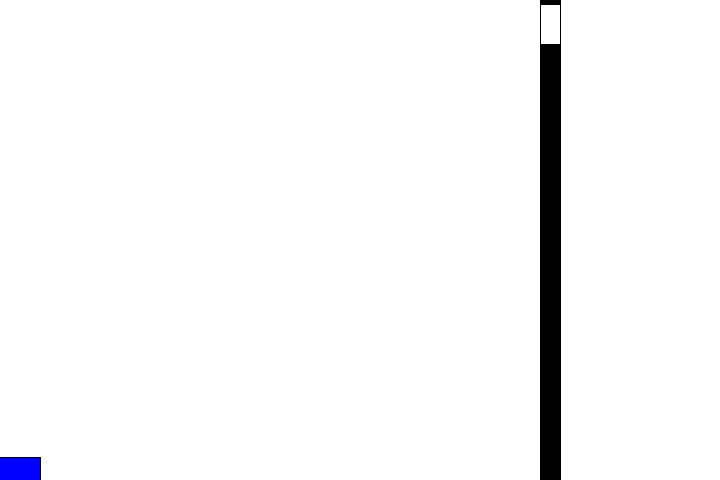
Frame 1 (no input)
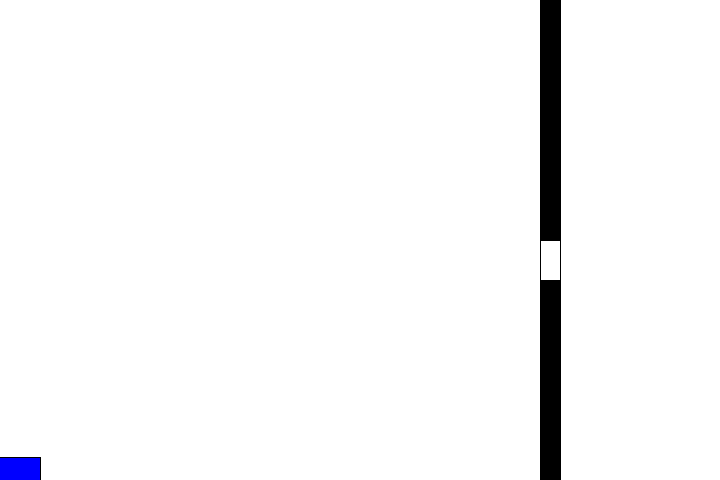
Frame 60 (the mouse pressed at the canvas centre just before this capture)
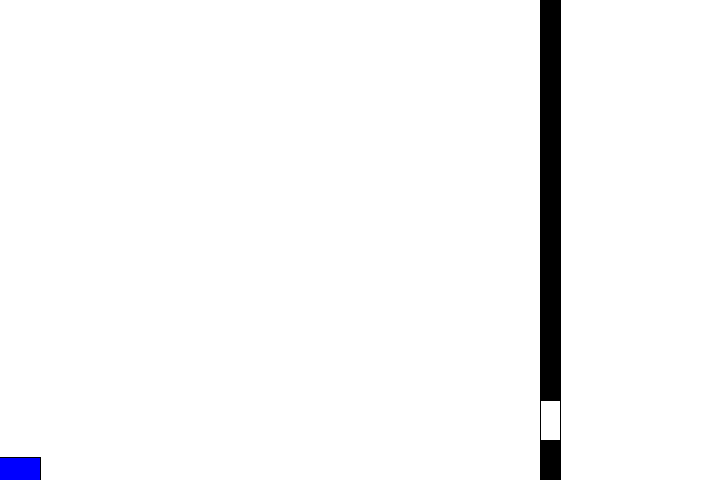
Frame 120 (the mouse held since frame 60 and released just before this capture)

The Processing sketch that drew these frames (run headless with seeded random() and noise(); from frame 60 on, the mouse is pressed at the canvas centre):

// Processing sketch: P3_1
// ── P3_1.pde
//Window size and refresh rate
int wide = 720;            // width of the window, in pixels 
int high = 480;            // height of the window, in pixels
int fps = 30;              // refresh frame rate

//Size and position of the wall; size, position and motion of the gap in the wall
int wallX = 3 * wide / 4;  // position of the wall on the X axis
int wallW = 20;            // width of the wall
int gapY = 0;              // (initial) position of the gap on the Y axis
int gapH = 40;             // height of the gap
int gapVY = high / 4;      // velocity of the gap

//Orientation and velocity of the cannon
float cannonTheta = 0;               // angle of the cannon, in radians
float cannonDeltaTheta = PI / 100.0; // change of angle per step
int cannonV = 0;                     // velocity of the ball as it leaves the cannon
int cannonMaxV = 1500;               // maximum velocity of the ball as it leaves the cannon
int cannonDeltaV = 30;               // change of velocity per step

//Variables for the animation of the cannonball
boolean shooting = false;         // toggle animation on/off
int substeps = 16;                 // number of substeps per rendering frame
float h = 1.0 / (fps * substeps); // time step of the animation
float ballX;                      // position of the ball on the X axis
float ballY;                      // position of the ball on the Y axis
float ballVX;                     // velocity of the ball on the X axis 
float ballVY;                     // velocity of the ball on the Y axis
float ballG = 1000;               // gravity constant, in pixels/sec^2

//Other integration methods
float ballXAnalytical, ballXExplicit, ballXMidpoint, ballXVerlet, ballXVerletOld;
float ballVXAnalytical, ballVXExplicit, ballVXMidpoint, ballVXVerlet;
float ballYAnalytical, ballYExplicit, ballYMidpoint, ballYVerlet, ballYVerletOld;
float ballVYAnalytical, ballVYExplicit, ballVYMidpoint, ballVYVerlet;
boolean firstStep = true;

/////////////////////////////////////////
// This function is called at initialization
/////////////////////////////////////////

void setup()
{
  size(720, 480);
  frameRate(fps);
}

/////////////////////////////////////////
// This function is called every time that the display is refreshed
/////////////////////////////////////////

void draw()
{
  background(255);

  //Update the gap
  gapY = gapY + int(gapVY / fps);
  if (gapY >= high - gapH)
  {
    gapY = high - gapH;
    gapVY = -gapVY;
  }
  else if (gapY <= 0)
  {
    gapY = 0;
    gapVY = -gapVY;
  }
  
  //Draw the wall and the gap
  fill(0);
  rect(wallX, 0, wallW, gapY);
  rect(wallX, gapY + gapH, wallW, high - gapH - gapY);
  fill(255);
  rect(wallX, gapY, wallW, gapH);
    
  //Update the cannon
  if (keyPressed)
  {
    if (key == CODED)
    {
      if (keyCode == UP)
      {
        cannonTheta = cannonTheta + cannonDeltaTheta;
        if (cannonTheta > PI/2)
        {
          cannonTheta = PI/2;
        }
      }
      else if (keyCode == DOWN)
      {
        cannonTheta = cannonTheta - cannonDeltaTheta;
        if (cannonTheta < 0)
        {
          cannonTheta = 0;
        }
      }
      else if (keyCode == LEFT)
      {
        cannonV = cannonV - cannonDeltaV;
        if (cannonV < 0)
        {
          cannonV = 0;
        }
      }
      else if (keyCode == RIGHT)
      {
        cannonV = cannonV + cannonDeltaV;
        if (cannonV > cannonMaxV)
        {
          cannonV = cannonMaxV;
        }
      }
    }
  }

  //Draw the cannon
  fill(255 * cannonV / cannonMaxV, 0, 255 * (cannonMaxV - cannonV) / cannonMaxV);
  pushMatrix();
  translate(0, high-7.5);
  rotate(-cannonTheta);
  rect(-40, -15, 80, 30);
  popMatrix();
  
  //Draw velocity
  fill(0, 0, 0);
  pushMatrix();
  translate(0, high-7.5); //para que el giro (mas desplazamiento) de ambos rectángulos vaya sincronizado y se toquen las bases.
  translate(cos(-cannonTheta)*40, -sin(cannonTheta)*40); // Coseno es la proyección sobre X, Seno la proyección sobre Y, habos quedan multiplicado por la hipotenusa que mide 40
  rotate(-cannonTheta);
  rect(0, -3.0, 80*cannonV/cannonMaxV, 5); //el offset local de 3 lo centra un poco más
  popMatrix();
  
  //Start animation of the cannonball
  if (keyPressed && shooting == false)
  {
    if (key == ENTER || key == RETURN)
    {
      shooting = true;
      
      //!!!!!!!!!!!!!!!!!!!!!!!!!!!!!!!
      //INITIALIZATION
      //!!!!!!!!!!!!!!!!!!!!!!!!!!!!!!!
      ballX = 0;
      ballY = high;
      ballVX = cannonV*cos(cannonTheta);
      ballVY = - cannonV*sin(cannonTheta);
      
      //ballXAnalytical = ballXExplicit = ballXMidpoint = ballXVerlet = ballX;
      //ballVXAnalytical = ballVXExplicit = ballVXMidpoint = ballVXVerlet = ballVX;
      //ballYAnalytical = ballYExplicit = ballYMidpoint = ballYVerlet = ballY;
      //ballVYAnalytical = ballVYExplicit = ballVYMidpoint = ballVYVerlet = ballVY;
      firstStep = true;
    } //<>//
  }
    
  //Animation
  if (shooting)
  {
    for (int i = 0; i < substeps; i++)
    {
      //!!!!!!!!!!!!!!!!!!!!!!!!!!!!!!!
      //NUMERICAL INTEGRATION
      //!!!!!!!!!!!!!!!!!!!!!!!!!!!!!!!
  //Euler simpléctico:
  ballVY += h*ballG;
  ballX += h*ballVX;
  ballY += h*ballVY;
  
  
      
      
      
    }

    //!!!!!!!!!!!!!!!!!!!!!!!!!!!!!!!
    //COLLISION DETECTION
    //!!!!!!!!!!!!!!!!!!!!!!!!!!!!!!!
  if((ballX > wallX && ballX < (wallX + wallW) && ballY > 0 && (ballY < gapY || ballY > (gapY + gapH))))
  {
     shooting = false; 
  }


    //The animation ends if the ball leaves the screen
    if (ballY > high || ballY < 0 || ballX > wide)
    {
      shooting = false;
    }
 
    //Draw the ball
    fill(0, 255, 0);
    ellipse(ballX, ballY, 8, 8);

    fill(255, 0, 0);
    ellipse(ballXAnalytical, ballYAnalytical, 8, 8);

    fill(0, 0, 255);
    ellipse(ballXExplicit, ballYExplicit, 8, 8);

    fill(255, 255, 0);
    ellipse(ballXMidpoint, ballYMidpoint, 8, 8);

    fill(0, 255, 255);
    ellipse(ballXVerlet, ballYVerlet, 8, 8);
  }
}
